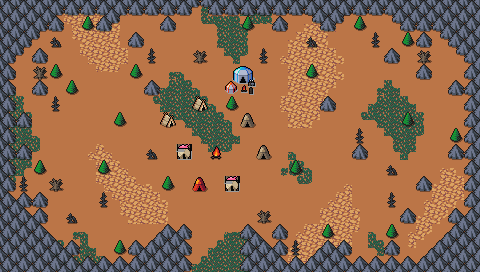

The image is a tile-based game level rendered from a .tmx file. Its description and source (layers, tilesets, objects; grid data summarised) follow:
An orthogonal 30x17 tile map with 16x16 px tiles, 4 tile layers (Collision, Background, Ground, Clutter), 2 tilesets and 12 objects.

<map version="1.10" tiledversion="1.10.1" orientation="orthogonal" renderorder="right-down" width="30" height="17" tilewidth="16" tileheight="16" infinite="0" nextlayerid="7" nextobjectid="60">
 <editorsettings>
  <export target="wastetown..tmx" format="tmx" />
 </editorsettings>
 <tileset firstgid="1" source="../tileset/main.tsx" />
 <tileset firstgid="10113" source="../tileset/buildings.tsx" />
 <layer id="6" name="Collision" width="30" height="17">
  <data>[510 cells, 186 non-empty, 14 distinct tile ids]</data>
 </layer>
 <layer id="1" name="Background" width="30" height="17">
  <data>[510 cells, 510 non-empty, 3 distinct tile ids]</data>
 </layer>
 <layer id="2" name="Ground" width="30" height="17">
  <data>[510 cells, 299 non-empty, 55 distinct tile ids]</data>
 </layer>
 <layer id="3" name="Clutter" width="30" height="17">
  <properties>
   <property name="spriteLayer" type="bool" value="true" />
  </properties>
  <data>[510 cells, 87 non-empty, 30 distinct tile ids]</data>
 </layer>
 <objectgroup id="4" name="Objects">
  <object id="38" template="../obj/entry_up.tx" x="192" y="271.5" width="48" height="16">
   <properties>
    <property name="teleport" value="" />
   </properties>
  </object>
  <object id="48" template="../obj/treasure.tx" x="15" y="75.75" />
  <object id="50" template="../obj/enemy.tx" x="208" y="225">
   <properties>
    <property name="enemy" value="Goblin" />
   </properties>
  </object>
  <object id="51" template="../obj/treasure.tx" x="432.333" y="59.3333" />
  <object id="52" template="../obj/gold.tx" x="402.583" y="257.75" />
  <object id="53" template="../obj/enemy.tx" x="350.333" y="78.6667">
   <properties>
    <property name="enemy" value="Goblin" />
   </properties>
  </object>
  <object id="54" template="../obj/enemy.tx" x="15.8333" y="103.333">
   <properties>
    <property name="enemy" value="Goblin Warrior" />
   </properties>
  </object>
  <object id="55" template="../obj/enemy.tx" x="421.167" y="229.333">
   <properties>
    <property name="enemy" value="Goblin Warrior" />
   </properties>
  </object>
  <object id="56" template="../obj/enemy.tx" x="210.736" y="135.909">
   <properties>
    <property name="enemy" value="Goblin" />
   </properties>
  </object>
  <object id="57" template="../obj/enemy.tx" x="428.333" y="89.3337">
   <properties>
    <property name="enemy" value="Goblin Chief" />
   </properties>
  </object>
  <object id="58" template="../obj/enemy.tx" x="190" y="175.667">
   <properties>
    <property name="enemy" value="Goblin" />
   </properties>
  </object>
  <object id="59" template="../obj/enemy.tx" x="237" y="168">
   <properties>
    <property name="enemy" value="Goblin" />
   </properties>
  </object>
 </objectgroup>
</map>
